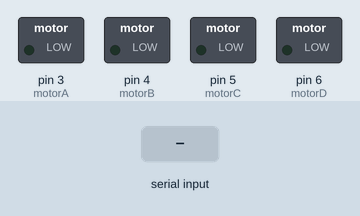
Recording of a sketch running on a simulated Arduino Uno, built with avr-gcc and run on an emulated ATmega328P. Parts: switched loads named in the sketch (green lamp = pin HIGH). The inputs (shaded band) are chosen by the test bench.

Above: at 1.2 s.
1.3 s: "motorA" received over the second serial link
At 1.53 s:
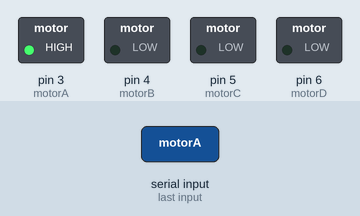
3.2 s: "motorB" received over the second serial link
At 3.43 s:
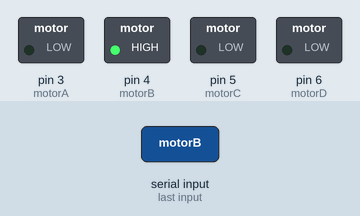
5.1 s: "motorC" received over the second serial link
At 5.33 s:
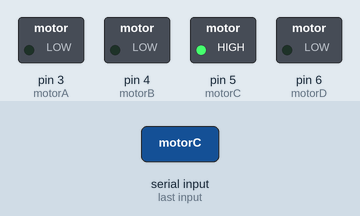
7.0 s: "motorD" received over the second serial link
At 7.23 s:
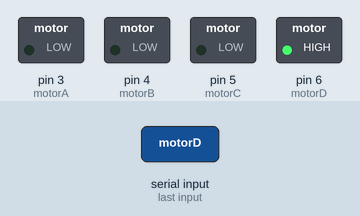
Timing chart, 0 to 9.9 s (numbered marks = the images above; inputs shaded):
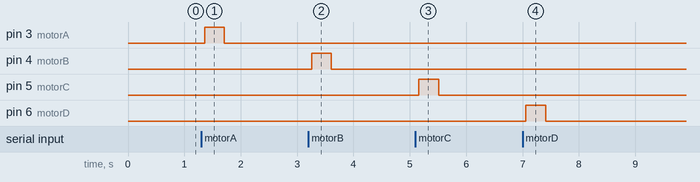

The sketch:

TeaMachineUno.ino
```cpp
#include <SoftwareSerial.h>

//Criacao do objeto bluetooth
SoftwareSerial bluetooth(10, 11);

//Define os pinos para os motores
#define motorA 3
#define motorB 4
#define motorC 5
#define motorD 6

//String de recebimento
String comando;

void setup() {
  Serial.begin(9600);
  bluetooth.begin(9600);

  pinMode(motorA, OUTPUT);
  pinMode(motorB, OUTPUT);
  pinMode(motorC, OUTPUT);
  pinMode(motorD, OUTPUT);
}

void loop() {
  comando = "";

  if(bluetooth.available())
  {
    while(bluetooth.available())
    {
      char caracter = bluetooth.read();

      comando += caracter;

      delay(10);
    }

    //Liga motorA
    if(comando.indexOf("motorA") >= 0)
    {
      digitalWrite(motorA, HIGH);
      delay(350);
      digitalWrite(motorA, LOW);
    }

    //Liga motorB
    if(comando.indexOf("motorB") >= 0)
    {
      digitalWrite(motorB, HIGH);
      delay(350);
      digitalWrite(motorB, LOW);
    }

    //Liga motorC
    if(comando.indexOf("motorC") >= 0)
    {
      digitalWrite(motorC, HIGH);
      delay(350);
      digitalWrite(motorC, LOW);
    }

    //Liga motorD
    if(comando.indexOf("motorD") >= 0)
    {
      digitalWrite(motorD, HIGH);
      delay(350);
      digitalWrite(motorD, LOW);
    }

    //Notificacao
    if(digitalRead(motorA))
    {
      bluetooth.println("MotorA ligado");
    }
    else
    {
      bluetooth.println("MotorA desligado");
    }

    if(digitalRead(motorB))
    {
      bluetooth.println("MotorB ligado");
    }
    else
    {
      bluetooth.println("MotorB desligado");
    }

    if(digitalRead(motorC))
    {
      bluetooth.println("MotorC ligado");
    }
    else
    {
      bluetooth.println("MotorC desligado");
    }

    if(digitalRead(motorD))
    {
      bluetooth.println("MotorD ligado");
    }
    else
    {
      bluetooth.println("MotorD desligado");
    }
  }
}
```

Measured:
- after the input at 1.3 s, pin 3 (motorA): LOW → HIGH after 0.06 s, → LOW 0.35 s later
- after the input at 3.2 s, pin 4 (motorB): LOW → HIGH after 0.06 s, → LOW 0.35 s later
- after the input at 5.1 s, pin 5 (motorC): LOW → HIGH after 0.06 s, → LOW 0.35 s later
- after the input at 7.0 s, pin 6 (motorD): LOW → HIGH after 0.06 s, → LOW 0.35 s later
